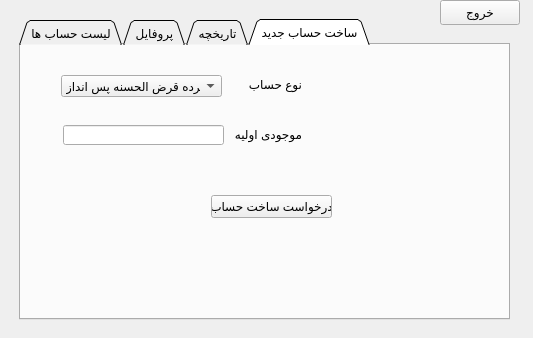
<?xml version="1.0" encoding="UTF-8"?>
<ui version="4.0">
 <class>main_User</class>
 <widget class="QWidget" name="main_User">
  <property name="geometry">
   <rect>
    <x>0</x>
    <y>0</y>
    <width>533</width>
    <height>338</height>
   </rect>
  </property>
  <property name="windowTitle">
   <string>main_User</string>
  </property>
  <widget class="QWidget" name="verticalLayoutWidget">
   <property name="geometry">
    <rect>
     <x>19</x>
     <y>19</y>
     <width>491</width>
     <height>301</height>
    </rect>
   </property>
   <layout class="QVBoxLayout" name="verticalLayout">
    <item>
     <widget class="QTabWidget" name="accList">
      <property name="accessibleName">
       <string>Profile</string>
      </property>
      <property name="tabShape">
       <enum>QTabWidget::Triangular</enum>
      </property>
      <property name="currentIndex">
       <number>3</number>
      </property>
      <widget class="QWidget" name="tab_3">
       <attribute name="title">
        <string>لیست حساب ها</string>
       </attribute>
       <widget class="QLabel" name="acc_list_lbl">
        <property name="geometry">
         <rect>
          <x>310</x>
          <y>90</y>
          <width>123</width>
          <height>80</height>
         </rect>
        </property>
        <property name="font">
         <font>
          <pointsize>10</pointsize>
         </font>
        </property>
        <property name="frameShape">
         <enum>QFrame::Box</enum>
        </property>
        <property name="frameShadow">
         <enum>QFrame::Raised</enum>
        </property>
        <property name="lineWidth">
         <number>4</number>
        </property>
        <property name="text">
         <string>&lt;html&gt;&lt;head/&gt;&lt;body&gt;&lt;p align=&quot;center&quot;&gt;برای دسترسی به خدمات حساب روی شماره حساب دوبار کلیک کنید&lt;/p&gt;&lt;/body&gt;&lt;/html&gt;</string>
        </property>
        <property name="textFormat">
         <enum>Qt::AutoText</enum>
        </property>
        <property name="alignment">
         <set>Qt::AlignCenter</set>
        </property>
        <property name="wordWrap">
         <bool>true</bool>
        </property>
       </widget>
       <widget class="QListWidget" name="accounts_number_List">
        <property name="geometry">
         <rect>
          <x>30</x>
          <y>51</y>
          <width>256</width>
          <height>191</height>
         </rect>
        </property>
       </widget>
       <widget class="QLabel" name="label_3">
        <property name="geometry">
         <rect>
          <x>66</x>
          <y>30</y>
          <width>151</width>
          <height>20</height>
         </rect>
        </property>
        <property name="text">
         <string>&lt;html&gt;&lt;head/&gt;&lt;body&gt;&lt;p align=&quot;right&quot;&gt;لیست شماره حساب ها&lt;/p&gt;&lt;/body&gt;&lt;/html&gt;</string>
        </property>
       </widget>
      </widget>
      <widget class="QWidget" name="Profile">
       <property name="enabled">
        <bool>true</bool>
       </property>
       <property name="cursor">
        <cursorShape>PointingHandCursor</cursorShape>
       </property>
       <property name="accessibleName">
        <string>&lt;html&gt;&lt;head/&gt;&lt;body&gt;&lt;p&gt;&lt;span style=&quot; color:#0000ff;&quot;&gt;Profile&lt;/span&gt;&lt;/p&gt;&lt;/body&gt;&lt;/html&gt;</string>
       </property>
       <attribute name="title">
        <string>پروفایل</string>
       </attribute>
       <widget class="QWidget" name="verticalLayoutWidget_2">
        <property name="geometry">
         <rect>
          <x>19</x>
          <y>19</y>
          <width>281</width>
          <height>231</height>
         </rect>
        </property>
        <layout class="QVBoxLayout" name="verticalLayout_2">
         <item alignment="Qt::AlignHCenter">
          <widget class="QLabel" name="name_lbl">
           <property name="text">
            <string>TextLabel</string>
           </property>
          </widget>
         </item>
         <item alignment="Qt::AlignHCenter">
          <widget class="QLabel" name="birthdate_lbl">
           <property name="text">
            <string>TextLabel</string>
           </property>
          </widget>
         </item>
         <item alignment="Qt::AlignHCenter">
          <widget class="QLabel" name="nc_lbl">
           <property name="text">
            <string>TextLabel</string>
           </property>
          </widget>
         </item>
         <item alignment="Qt::AlignHCenter">
          <widget class="QLabel" name="email_lbl">
           <property name="text">
            <string>TextLabel</string>
           </property>
          </widget>
         </item>
        </layout>
       </widget>
       <widget class="QWidget" name="verticalLayoutWidget_3">
        <property name="geometry">
         <rect>
          <x>340</x>
          <y>90</y>
          <width>111</width>
          <height>80</height>
         </rect>
        </property>
        <layout class="QVBoxLayout" name="verticalLayout_3">
         <item>
          <widget class="QPushButton" name="edit_prof_button">
           <property name="font">
            <font>
             <pointsize>9</pointsize>
            </font>
           </property>
           <property name="text">
            <string>ویرایش پروفایل</string>
           </property>
          </widget>
         </item>
        </layout>
       </widget>
      </widget>
      <widget class="QWidget" name="tab">
       <attribute name="title">
        <string>تاریخچه</string>
       </attribute>
       <widget class="QListWidget" name="log_listWidget">
        <property name="geometry">
         <rect>
          <x>95</x>
          <y>40</y>
          <width>281</width>
          <height>192</height>
         </rect>
        </property>
       </widget>
       <widget class="QLabel" name="label_4">
        <property name="geometry">
         <rect>
          <x>166</x>
          <y>20</y>
          <width>121</width>
          <height>20</height>
         </rect>
        </property>
        <property name="text">
         <string>&lt;html&gt;&lt;head/&gt;&lt;body&gt;&lt;p align=&quot;right&quot;&gt;&lt;span style=&quot; font-size:9pt;&quot;&gt;زمان های ورود و خروج&lt;/span&gt;&lt;/p&gt;&lt;/body&gt;&lt;/html&gt;</string>
        </property>
       </widget>
      </widget>
      <widget class="QWidget" name="tab_2">
       <attribute name="title">
        <string>ساخت حساب جدید</string>
       </attribute>
       <widget class="QComboBox" name="comboBox">
        <property name="geometry">
         <rect>
          <x>40</x>
          <y>30</y>
          <width>161</width>
          <height>22</height>
         </rect>
        </property>
        <item>
         <property name="text">
          <string>سپرده قرض الحسنه پس انداز</string>
         </property>
        </item>
        <item>
         <property name="text">
          <string>سپرده سرمایه گداری کوتاه مدت</string>
         </property>
        </item>
        <item>
         <property name="text">
          <string>سپرده سرمایه گداری کوتاه مدت حقوقی</string>
         </property>
        </item>
        <item>
         <property name="text">
          <string>سپرده سرمایه گداری بلندمدت</string>
         </property>
        </item>
       </widget>
       <widget class="QLabel" name="label">
        <property name="geometry">
         <rect>
          <x>220</x>
          <y>30</y>
          <width>61</width>
          <height>20</height>
         </rect>
        </property>
        <property name="text">
         <string>&lt;html&gt;&lt;head/&gt;&lt;body&gt;&lt;p align=&quot;right&quot;&gt;&lt;span style=&quot; font-size:9pt;&quot;&gt;نوع حساب&lt;/span&gt;&lt;/p&gt;&lt;/body&gt;&lt;/html&gt;</string>
        </property>
       </widget>
       <widget class="QLabel" name="label_2">
        <property name="geometry">
         <rect>
          <x>210</x>
          <y>80</y>
          <width>71</width>
          <height>20</height>
         </rect>
        </property>
        <property name="text">
         <string>&lt;html&gt;&lt;head/&gt;&lt;body&gt;&lt;p align=&quot;right&quot;&gt;&lt;span style=&quot; font-size:9pt;&quot;&gt;موجودی اولیه&lt;/span&gt;&lt;/p&gt;&lt;/body&gt;&lt;/html&gt;</string>
        </property>
       </widget>
       <widget class="QLineEdit" name="ad_lineEdit">
        <property name="geometry">
         <rect>
          <x>42</x>
          <y>80</y>
          <width>161</width>
          <height>20</height>
         </rect>
        </property>
       </widget>
       <widget class="QPushButton" name="pushButton">
        <property name="geometry">
         <rect>
          <x>190</x>
          <y>150</y>
          <width>121</width>
          <height>23</height>
         </rect>
        </property>
        <property name="text">
         <string>درخواست ساخت حساب</string>
        </property>
       </widget>
      </widget>
     </widget>
    </item>
   </layout>
  </widget>
  <widget class="QPushButton" name="pushButton_2">
   <property name="geometry">
    <rect>
     <x>440</x>
     <y>0</y>
     <width>80</width>
     <height>25</height>
    </rect>
   </property>
   <property name="text">
    <string>خروج</string>
   </property>
  </widget>
 </widget>
 <resources/>
 <connections/>
</ui>
